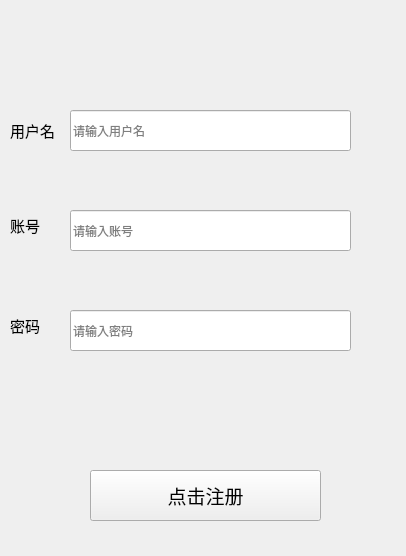
<?xml version="1.0" encoding="UTF-8"?>
<ui version="4.0">
 <class>AskRegister</class>
 <widget class="QWidget" name="AskRegister">
  <property name="geometry">
   <rect>
    <x>0</x>
    <y>0</y>
    <width>406</width>
    <height>556</height>
   </rect>
  </property>
  <property name="windowTitle">
   <string>Form</string>
  </property>
  <widget class="QPushButton" name="RegisterBtn">
   <property name="geometry">
    <rect>
     <x>90</x>
     <y>470</y>
     <width>231</width>
     <height>51</height>
    </rect>
   </property>
   <property name="font">
    <font>
     <pointsize>14</pointsize>
    </font>
   </property>
   <property name="text">
    <string>点击注册</string>
   </property>
  </widget>
  <widget class="QLineEdit" name="UserName">
   <property name="geometry">
    <rect>
     <x>70</x>
     <y>110</y>
     <width>281</width>
     <height>41</height>
    </rect>
   </property>
   <property name="placeholderText">
    <string>请输入用户名</string>
   </property>
  </widget>
  <widget class="QLineEdit" name="UserAccount">
   <property name="geometry">
    <rect>
     <x>70</x>
     <y>210</y>
     <width>281</width>
     <height>41</height>
    </rect>
   </property>
   <property name="echoMode">
    <enum>QLineEdit::EchoMode::Normal</enum>
   </property>
   <property name="placeholderText">
    <string>请输入账号</string>
   </property>
  </widget>
  <widget class="QLineEdit" name="UserPassword">
   <property name="geometry">
    <rect>
     <x>70</x>
     <y>310</y>
     <width>281</width>
     <height>41</height>
    </rect>
   </property>
   <property name="echoMode">
    <enum>QLineEdit::EchoMode::Password</enum>
   </property>
   <property name="placeholderText">
    <string>请输入密码</string>
   </property>
  </widget>
  <widget class="QLabel" name="label">
   <property name="geometry">
    <rect>
     <x>10</x>
     <y>120</y>
     <width>61</width>
     <height>21</height>
    </rect>
   </property>
   <property name="font">
    <font>
     <pointsize>11</pointsize>
    </font>
   </property>
   <property name="text">
    <string>用户名</string>
   </property>
  </widget>
  <widget class="QLabel" name="label_2">
   <property name="geometry">
    <rect>
     <x>10</x>
     <y>210</y>
     <width>41</width>
     <height>31</height>
    </rect>
   </property>
   <property name="font">
    <font>
     <pointsize>11</pointsize>
    </font>
   </property>
   <property name="text">
    <string>账号</string>
   </property>
  </widget>
  <widget class="QLabel" name="label_3">
   <property name="geometry">
    <rect>
     <x>10</x>
     <y>310</y>
     <width>41</width>
     <height>31</height>
    </rect>
   </property>
   <property name="font">
    <font>
     <pointsize>11</pointsize>
    </font>
   </property>
   <property name="text">
    <string>密码</string>
   </property>
  </widget>
  <widget class="QLabel" name="RefuseRegister">
   <property name="geometry">
    <rect>
     <x>70</x>
     <y>260</y>
     <width>291</width>
     <height>19</height>
    </rect>
   </property>
   <property name="text">
    <string/>
   </property>
  </widget>
 </widget>
 <resources/>
 <connections/>
</ui>
